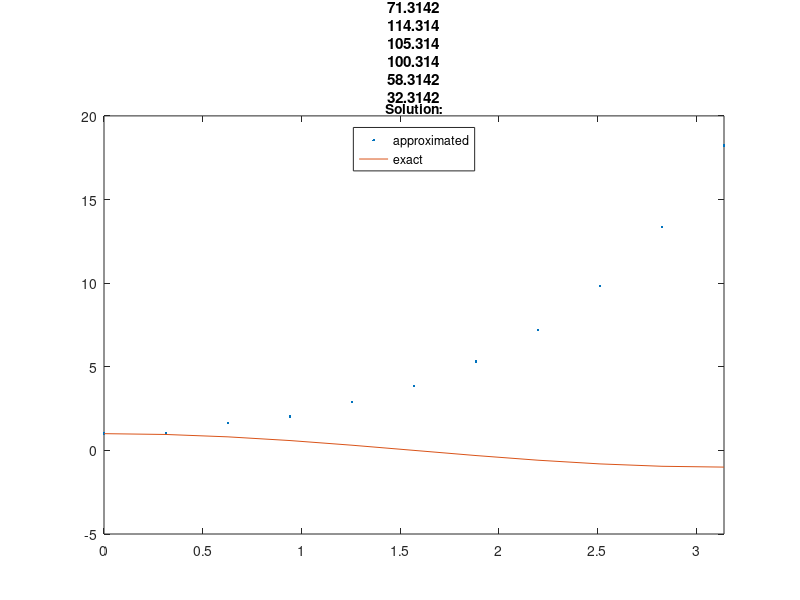

MATLAB code to generate this figure: (Note: this script raises an error after producing the figure.)
clear all;

%data init

interval_start = 0.0;
interval_end = pi;
t_start = 0;
y_start = 1.0;
error = [];

%function init

f = @(t,y) -100*y + 100*cos(t) - sin(t);
exact_f = @(t) cos(t);

%method choice 'explicit', 'implicit', 'trapezoidal', 'midpoint'

method = 'midpoint';

%solving start

for n = [10 ,20 , 40, 80, 160, 320, 640, 1280] %iterating throught numers of samples
    h =  abs(interval_start - interval_end) / n; %grid size calculation
    t = linspace(interval_start, interval_end, n + 1); %time vector init

    exact_f_t = zeros(1, round(n)); %place for approximated function
for i = 1:n+1
     exact_f_t(i) = exact_f(t(i)); %vector of exact solutions in time
end

switch method
    case'explicit'
            approx_f = [];
            approx_f(1) = y_start;
            for k = 1:n
                estimated = approx_f(k) + h*f(t(k), approx_f(k));
                approx_f = [approx_f, estimated];
            end
    case'implicit'
    approx_f = [];
            approx_f(1) = y_start;
            for k = 1:n
                estimated = (approx_f(k) + h * 100 * cos(t(k+1)) - h * sin(t(k+1))) / (1 + 100*h);
                approx_f = [approx_f, estimated];
            end
    case 'trapezoidal'
    approx_f = [];
            approx_f(1) = y_start;
            for k = 1:n
                estimated = (approx_f(k)+h/2*(-100*approx_f(k)+100*cos(t(k))-sin(t(k))+100*cos(t(k+1))-sin(t(k+1))))/(1+h/2*100);
                approx_f = [approx_f, estimated];
            end
    case 'midpoint'
    approx_f = [];
            approx_f(1) = y_start;
            approx_f(2) = y_start + h * f(t_start, y_start); 
            for k = 2:n
                estimated = approx_f(k-1) + 2 * h * approx_f(k);
                approx_f = [approx_f, estimated];
            end
end

%plotting figure

figure(n);
plot(t, approx_f, '.', t ,exact_f_t, '-');
title("Grid: " + h);
lgd = legend("approximated", "exact","location",'north' );
title(lgd, "Solution:");
xlim([0, pi]);

%error calculation
temp_e = max(abs(exact_f_t-approx_f), [], "all");
error = [error , temp_e ]; %adding maximum error for the particular n point case

index = log2(error(1:length(error)-1)./error(2:length(error)));
if(n>10)
fprintf(1, "For n: %f" , n)
fprintf(1, " points case index is: %f" , index(length(index)))
fprintf(1, " with maximum error: %f \n", temp_e)
end
end


